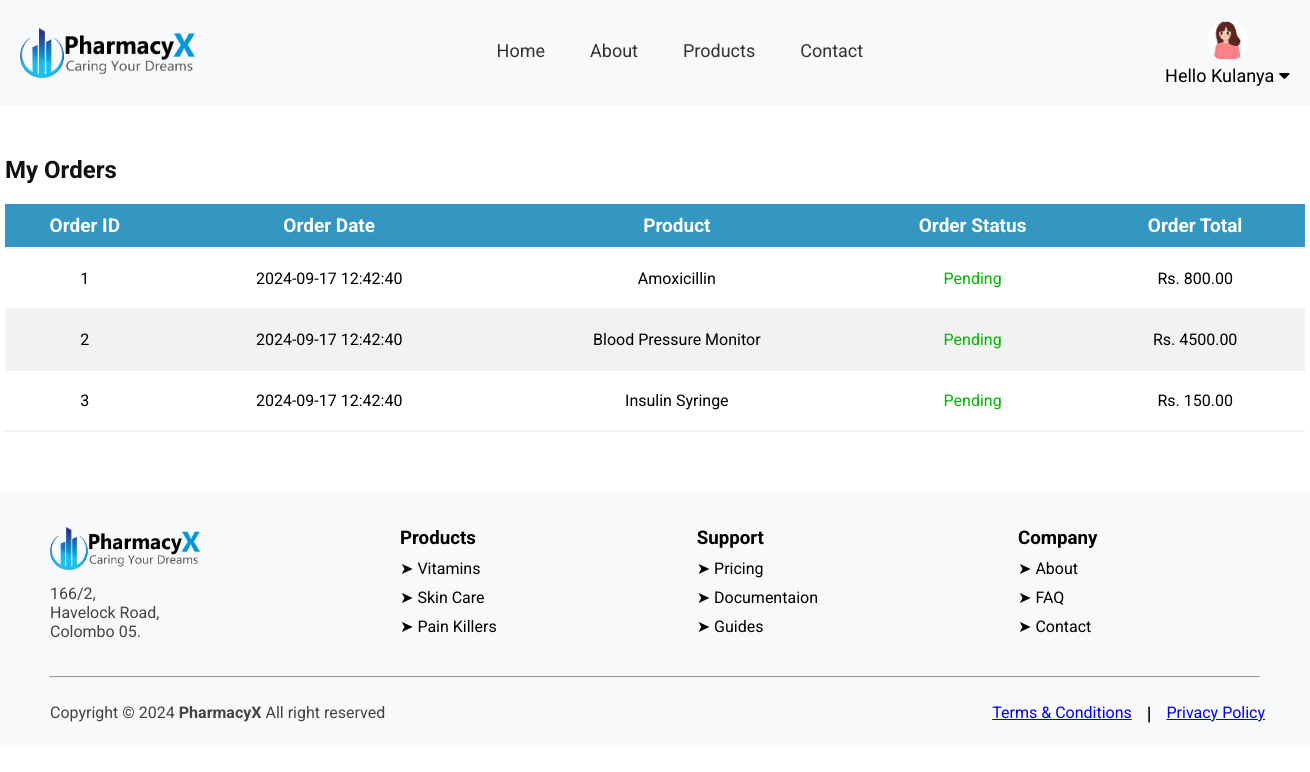
The page /my_orders.php (signed in) on the database its author committed.
### tables this page shows
CREATE TABLE `Orders` (
  `order_id` int(11) NOT NULL,
  `user_name` varchar(100) DEFAULT NULL,
  `order_status` enum('Pending','Shipped','Delivered') DEFAULT 'Pending',
  `order_type` enum('Prescription','General') DEFAULT NULL,
  `qty` int(11) DEFAULT NULL,
  `receiver_name` varchar(255) DEFAULT NULL,
  `street` varchar(100) DEFAULT NULL,
  `city` varchar(100) DEFAULT NULL,
  `postal_code` varchar(10) DEFAULT NULL,
  `prescription_url` varchar(255) DEFAULT NULL,
  `product_id` int(11) DEFAULT NULL,
  `Order_total` decimal(10,2) DEFAULT NULL,
  `order_date` timestamp NOT NULL DEFAULT current_timestamp()
);

CREATE TABLE `Products` (
  `product_id` int(11) NOT NULL,
  `product_name` varchar(255) NOT NULL,
  `product_description` text DEFAULT NULL,
  `price` decimal(10,2) NOT NULL,
  `stock_quantity` int(11) NOT NULL,
  `image_url` varchar(255) DEFAULT NULL,
  `expire_date` date NOT NULL
);

### my_orders.php (the view, shortened to what this page needs)
<!DOCTYPE html>
<html lang="en">
<head>
    <link rel="stylesheet" href="./CSS/index.css">
    <link rel="stylesheet" href="./CSS/my_orders.css">
</head>
<body>
    <?php include ("./header.php"); ?>
    <div class="container1">
        <h2>My Orders</h2>
        <div class="table_container">
            <table>
                <tr>
                    <th>Order ID</th>
                    <th>Order Date</th>
                    <th>Product</th>
                    <th>Order Status</th>
                    <th>Order Total</th>
                </tr>
                <?php
                    $query = "SELECT o.*, p.product_name
                              FROM Orders o
                              INNER JOIN Products p ON o.product_id = p.product_id
                              WHERE o.user_name = '".$_SESSION['username']."';
                             ";
                    $result = mysqli_query($Connection, $query);
                    if(mysqli_num_rows($result) > 0)
                    {
                        while($row = mysqli_fetch_array($result))
                        {
                            echo "<tr>
                                    <td>{$row['order_id']}</td>
                                    <td>{$row['order_date']}</td>
                                    <td>{$row['product_name']}</td>
                                    <td><span class=\"status\">{$row['order_status']}</span></td>
                                    <td>Rs. {$row['Order_total']}</td>
                                </tr>";
                        }
                    }
                    else
                    {
                        echo "<tr>";
                        echo "<td colspan='5'>No Orders Found</td>";
                        echo "</tr>";
                    }
                ?>
            </table>
        </div>
    </div>
    <?php include ("./footer.php"); ?>
</body>
</html>

### CSS/index.css (style rules this page uses)
* { margin: 0; padding: 0; box-sizing: border-box; font-family: "Roboto"; }
h2 { color: #111111; }

### CSS/my_orders.css (style rules this page uses)
.container1 { width: 1300px; margin-left: auto; margin-right: auto; margin-top: 50px; margin-bottom: 60px; }
.table_container { margin-top: 20px; }
.table_container table { width: 100%; border-collapse: collapse; text-align: center; }
.table_container table th { background-color: #3497c2; color: white; font-size: 19px; padding: 10px; }
.table_container table tr { border-bottom: 2px solid #f2f2f2; }
.table_container table tr:nth-child(odd) { background-color: #f2f2f2; }
.table_container table tr td { padding: 20px; }
.status { color: rgb(0, 184, 0); }

### CSS/partials.css (style rules this page uses)
* { margin: 0; padding: 0; box-sizing: border-box; font-family: "Roboto"; }

### rows shown on the page
orders: order_id "1", order_date "2024-09-17 12:42:40", product.product_name "Amoxicillin", order_status "Pending", Order_total "800.00"
orders: order_id "2", order_date "2024-09-17 12:42:40", product.product_name "Blood Pressure Monitor", order_status "Pending", Order_total "4500.00"
orders: order_id "3", order_date "2024-09-17 12:42:40", product.product_name "Insulin Syringe", order_status "Pending", Order_total "150.00"

### other values the page prints
$_SESSION['firstname'] "Kulanya"
